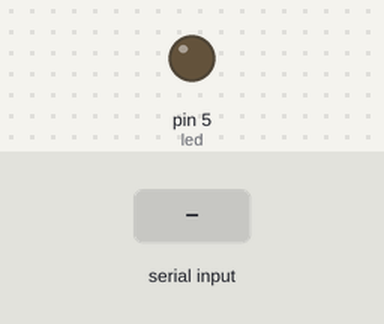
The sketch below on a simulated Arduino Uno, built with avr-gcc and run on an emulated ATmega328P. On the bench: output pins drawn as LEDs (lit = HIGH). The test bench sets the inputs (shaded band).

Above: at 1.2 s.
1.3 s: "1" received over the second serial link
At 1.6 s:
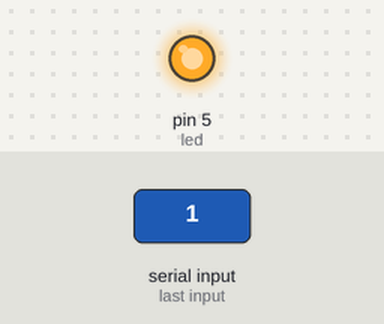
Timing chart, 0 to 4.3 s (numbered marks = the images above; inputs shaded):
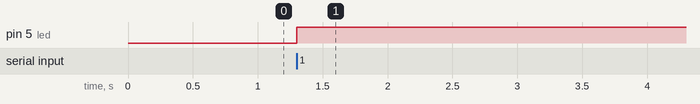

The sketch:

ejercicio1_RX_.ino
```cpp
#include <SoftwareSerial.h>
SoftwareSerial bluetooth(2, 3);// TX,RX

#define led 5
void setup()
{
  Serial.begin(9600);
  bluetooth.begin(9600);
  pinMode(5,OUTPUT);
}

void loop()
{
  /*if (bluetooth.available())
    Serial.write(bluetooth.read());
  if (Serial.available())
    bluetooth.write(Serial.read());*/

  int dato=bluetooth.read();
  if(dato=='1')
    {
      if(digitalRead(led)==1)
        {digitalWrite(led,0);}
      else
        {digitalWrite(led,1);}
      delay(100);
    }
}
```

Measured:
- after the input at 1.3 s, pin 5 (led): LOW → HIGH at once
